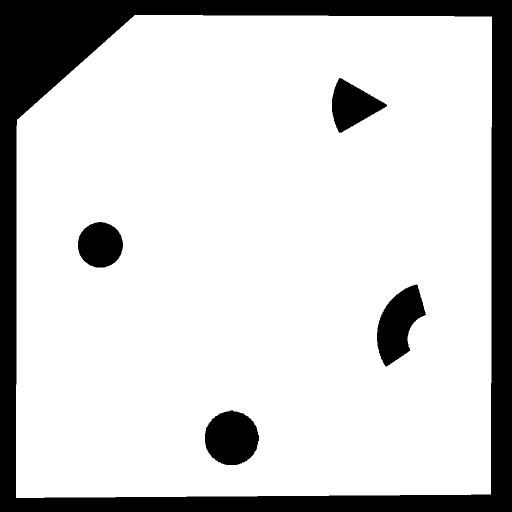
#> input picture Arena/arena1.png, 1024 x 1024 px (shown at 1/2 size)
$ jupyter execute --allow-errors fast_motion_LOCAL_21766.ipynb
#> lines starting #> are read from the running program, lines starting #| are printed output that depends on the picture; after the words box and inside, x2 and y2 are one past the last pixel; in counts of white or black regions, pixels touching at a corner belong together
### Arena/Interval_v3.py
import numpy as np
from sympy.geometry import Point,Circle,Segment,intersection
import matplotlib.pyplot as plt
from matplotlib.patches import Arc as Arc_patch
from matplotlib import collections  as mc

class Arc:
    def __init__(self,r,theta1,theta2,origin = (0,0)):
        x,y = origin
        self.x = x
        self.y = y
        self.r = r
        self.origin = origin
        self.theta1 = theta1
        self.theta2 = theta2
        self.endpoints = [Point(self.x+r*np.cos(theta1),self.y+r*np.sin(theta1)),Point(self.x+r*np.cos(theta2),self.y+r*np.sin(theta2))]
        self.circle = Circle(Point(x,y),r)

    def encloses(self,point):
        xp,yp = float(point.x)-self.x,float(point.y)-self.y
        rot = np.array([[np.cos(self.theta1),-1*np.sin(self.theta1)],
                        [np.sin(self.theta1),np.cos(self.theta1)]])
        xp,yp = np.array([xp,yp]) @ rot
        theta = np.arctan2(yp,xp) if yp>=0 else 2*np.pi + np.arctan2(yp,xp)
        if (theta>=0 and theta<=self.theta2-self.theta1) or \
           (theta>=self.theta2-self.theta1 and theta<=0):
            return True
        else:
            return False

    def draw(self,ax,color):
        ax.add_patch(Arc_patch((self.x, self.y), 2*self.r,2*self.r, theta1=np.rad2deg(self.theta1), theta2=np.rad2deg(self.theta2), linewidth=1, color=color))


class Interval:
    def __init__(self,r1,r2,theta1,theta2,origin=(0,0)):

        if r1>r2:
            r1,r2 = r2,r1

        if theta1>theta2:
            theta1,theta2 = theta2,theta1

        not_zero = lambda x: x if x != 0.0 else 1e-6
        r1,r2,theta1,theta2 =  list(map(not_zero,[r1,r2,theta1,theta2]))

        self.r1 = r1
        self.r2 = r2
        self.theta1 = theta1
        self.theta2 = theta2
        x,y = origin
        self.origin = origin
        self.x = x
        self.y = y
        self.gamma1 = Arc(r1,theta1,theta2,origin=origin)
        self.gamma2 = Arc(r2,theta1,theta2,origin=origin)
        self.l1 = Segment((x+r1*np.cos(theta1),y+r1*np.sin(theta1)),(x+r2*np.cos(theta1),y+r2*np.sin(theta1)))
        self.l2 = Segment((x+r1*np.cos(theta2),y+r1*np.sin(theta2)),(x+r2*np.cos(theta2),y+r2*np.sin(theta2)))
        self.l = [self.l1,self.l2]
        self.gamma = [self.gamma1,self.gamma2]

    def __contains__(self,point):
        r = np.linalg.norm(np.array((float(point.x),float(point.y)))-np.array(self.origin))
        return (r<=self.r2 and r>=self.r1) and self.gamma1.encloses(point)

    def __repr__(self):
        return f"Interval({self.r1},{self.r2},{self.theta1},{self.theta2},{self.origin})"

    def draw(self,ax,color):
        try:
            l11, l12 = tuple(self.l1.points[0]),tuple(self.l1.points[1])
            l21, l22 = tuple(self.l2.points[0]),tuple(self.l2.points[1])
            lc = mc.LineCollection([[l11,l12],[l21,l22]], colors = color, linewidths=1)
            self.gamma1.draw(ax,color)
            self.gamma2.draw(ax,color)
            ax.add_collection(lc)

        except AttributeError:
            self.gamma1.draw(ax,color)
            self.gamma2.draw(ax,color)
    def fast_analysis(self,Iprime):
        D = np.linalg.norm(np.array(self.origin)-np.array(Iprime.origin))
        if D>self.r2 + Iprime.r2:
            return Interval(0,0,0,0,self.origin)
        def cart2pol(pt):
            x,y = float(pt.x),float(pt.y)
            xi,yi = np.array([x,y])-np.array(self.origin)
            rho = np.linalg.norm(np.array([xi,yi]))
            phi = np.arctan2(yi,xi) if yi>=0 else 2*np.pi + np.arctan2(yi,xi)
            return [rho, phi]
        def expts(**kwargs):
            if 'gamma' in kwargs and 'gammaprime' in kwargs:
                gamma = kwargs['gamma']
                gammaprime = kwargs['gammaprime']
                d = np.linalg.norm(np.array(gamma.origin)-np.array(gammaprime.origin))
                if d >= gamma.r:
                    rmin = d - gammaprime.r
                    return [[rmin],[]]
                else:
                    thetae = []
                    rmin = d - gammaprime.r
                    phi = cart2pol(Point(Iprime.origin))[1]
                    thetalol = gammaprime.r/d
                    if thetalol>1 or thetalol<-1:
                        thi = 0
                    else:
                        thi = np.arcsin(thetalol)
                    if (phi+thi>=self.theta1 and phi+thi<=self.theta2):
                        thetae.append((phi + thi ))
                    if (phi-thi>=self.theta1 and phi-thi<=self.theta2):
                        thetae.append((phi - thi))

                    return [[rmin],thetae]

                return [[],[]]
            if 'l' in kwargs and 'gammaprime' in kwargs:
                l = kwargs['l']
                gammaprime = kwargs['gammaprime']
                d = np.linalg.norm(np.array(self.origin)-np.array(gammaprime.origin))
                phi = cart2pol(Point(Iprime.origin))[1]
                thetalol = gammaprime.r/d
                if thetalol>1 or thetalol<-1:
                    thi = 0
                else:
                    thi = np.arcsin(thetalol)
                thetae = phi + thi*(1 if (phi+thi>=self.theta1 and phi+thi<=self.theta2) else -1)
                return [thetae]
            if 'gamma' in kwargs and 'lprime' in kwargs:
                lprime = kwargs['lprime']
                gamma = kwargs['gamma']
                seg = Segment(*intersection(lprime,gamma.circle))
                return [seg.midpoint]

        def correction(thetas):
            tuts = []
            for theta in thetas:
                if theta>=0 and theta<= np.pi/2:
                    tuts.append(0)
                if theta>=3*np.pi/2 and theta<= 2*np.pi:
                    tuts.append(1)

            if any(tuts) and not all(tuts):
                return [(theta-2*np.pi if theta>=3*np.pi/2 else theta) for theta in thetas]
            else:
                return thetas

        rs = []
        thetas = []
        test_pts = []

        for gmi in self.gamma:
            for gmp in Iprime.gamma:
                pts = arc_arc(gmi,gmp)
                if len(pts) == 2:
                    expt = expts(gamma=gmi,gammaprime=gmp)
                    rs += expt[0]
                    thetas += expt[1]
                test_pts += pts
            for lp in Iprime.l:
                pts = line_arc(lp,gmi)
                if len(pts) == 2:
                    test_pts += expts(lprime=lp,gamma=gmi)
                test_pts += pts
        for li in self.l:
            for gmp in Iprime.gamma:
                pts = line_arc(li,gmp)
                if len(pts)==2:
                    thetas += expts(l=li,gammaprime=gmp)
                test_pts += pts
            for lp in Iprime.l:
                test_pts += line_line(li,lp)
        if self.gamma2.encloses(Point(Iprime.origin)) and Iprime.gamma2.encloses(Point(self.origin)):
            expt = expts(gamma=self.gamma2,gammaprime=Iprime.gamma2)
            rs += expt[0]
            thetas += expt[1]
        for point in Iprime.gamma2.endpoints+Iprime.gamma1.endpoints:
            if point in self:
                test_pts+= [point]

        rad_pts = np.array(list(map(cart2pol,test_pts)))
        if len(rad_pts) == 0:
            return Interval(0,0,0,0,self.origin)

        radii = list(rad_pts[:,0]) + rs

        thetas = correction(list(rad_pts[:,1])) + thetas
        rmax,rmin = max(radii),min(radii)
        thetamax,thetamin = max(thetas),min(thetas)
        if thetamax-thetamin>np.pi:
            thetamax = thetamax-2*np.pi
        return Interval(rmin,rmax,thetamin,thetamax,self.origin)


def arc_arc(gamma2,gamma2prime):
    eta,etaprime = gamma2.circle,gamma2prime.circle
    intersect = intersection(eta,etaprime)
    pts = []
    if len(intersect) > 0:
        if gamma2.encloses(intersect[0]) and gamma2prime.encloses(intersect[0]):
            pts.append(intersect[0])
    if len(intersect) > 1:
        if gamma2.encloses(intersect[1]) and gamma2prime.encloses(intersect[1]):
            pts.append(intersect[1])

    return pts

def line_arc(l1prime,gamma2):
    intersect = intersection(l1prime,gamma2.circle)
    pts = []
    if len(intersect)>0:
        if gamma2.encloses(intersect[0]):
            pts.append(intersect[0])
    if len(intersect)>1:
        if gamma2.encloses(intersect[1]):
            pts.append(intersect[1])
    return pts

def line_line(l1,l2):
    return intersection(l1,l2)

### Arena/fast_motion_LOCAL_21766.ipynb
[cell 1]
from Interval_v3 import *
import cv2
import json
import concurrent.futures
from itertools import repeat

[cell 2]
with open('obstacles.json') as f:
#> (reads Arena/obstacles.json from the repository)
    data = json.load(f)
obstacles = []
for obstacle in data['obstacles']:
    params,center = obstacle['params'],obstacle['center']
    obstacles.append(Interval(*params,center))
arena = cv2.imread("arena1.png")
#> arena is the input picture: shape (1024, 1024, 3); 81.8% white; 5 black regions, box (x1, y1, x2, y2) and area: (0, 0, 1024, 1024) 159848, (754, 569, 852, 733) 9219, (410, 821, 518, 930) 9170, (664, 156, 774, 266) 6601, (156, 444, 246, 535) 6411
arena = (1-cv2.cvtColor(arena,cv2.COLOR_RGB2GRAY)/255).astype('int')
fig,ax = plt.subplots(figsize=(5,5))
ax.imshow(arena,cmap = plt.cm.gray_r)
plt.show()

[cell 3]
### no inheritance
class Robot:
    radius = 30
    bot_color = 'b'
    color = 'blue'
    Δt = 1
    obstacles = None
    Nr = 5
    Ntheta = 5
    Is = []

    def __init__(self,x_bot,y_bot,yaw,vi,vj,wi,wj):

        self.x_bot = x_bot
        self.y_bot = y_bot
        self.yaw = yaw
        self.vi = vi
        self.vj = vj
        self.wi = wi
        self.wj = wj

    @property
    def interval(self):
        theta1 = self.yaw - (self.wi - self.wj)*self.Δt
        theta2 = self.yaw + (self.wi - self.wj)*self.Δt
        origin = (self.x_bot+self.radius*(np.cos(theta1)+np.cos(theta2))/(1e-6 + np.sin(theta1-theta2)),
                       self.y_bot+self.radius*(np.sin(theta1)+np.sin(theta2))/(1e-6 + np.sin(theta1-theta2)))

        n = self.radius/np.sin(1e-6+(theta2-theta1)/2)
        nu1 = n - self.radius
        nu2 = n + self.radius + (self.vi-self.vj)*self.Δt
        return Interval(nu1,nu2,theta1,theta2,origin)

    def __repr__(self):
        return f"Robot at {self.x_bot},{self.y_bot},{self.yaw}"

    def set_path(self,path):
        self.path = path

    def collision_detection(self):
        Js = []
        # [6 lines of commented-out code are left out]

        for obstacle in self.obstacles:
            I = self.interval
            #print('obstacle', obstacle)
            J = I.fast_analysis(obstacle)
            #print("det", J)
            if not(J.r2 == 1e-6 and J.theta1 -J.theta2 == 0) :
                Js.append(J)
            del J
        #print("obs", Js)
        return Js


    def generate_vw(self):
        min_angle = np.pi/24
        num_samples = np.ceil(((self.interval.theta2-self.interval.theta1)/min_angle)/2).astype('int')
        vws = []
        v = (self.interval.r2-self.interval.r1-2*self.radius)/self.Δt

        for i in range(num_samples):
            w = i*min_angle*self.Δt ### sus I.theta1+
            vws.append([v,-1*w])
        for i in range(num_samples):
            w = i*min_angle*self.Δt ### sus I.theta1+
            vws.append([v,w])
        return vws

    def collision_avoidance(self,Js,traj_v,traj_w,ax):
        """
        gives good v,w given bad v,w from the tracker
        """
#         w = w*np.random.uniform(-1,1)
        I = self.interval
        vws = self.generate_vw()
        comps = set([])
        if not len(Js) == 0:

            for J in Js:
                comps.update(complement(I,J))
            for comp in comps:
                comp.draw(ax,'magenta')
                if comp.r2 == I.r2:
                    continue
                else:
                    for i,[v,w] in enumerate(vws):
                        if self.yaw+w*self.Δt<= comp.theta2+np.arcsin(self.radius/(I.r2-self.radius))+2*np.pi/24 and self.yaw+w*self.Δt>=comp.theta1-np.arcsin(self.radius/(I.r2-self.radius))-2*np.pi/24:
                            #np.pi/24 is min angle
                            vnew = ((comp.r2-comp.r1-2*self.radius)/self.Δt)
                            if v>vnew and vnew>0:
                                vws[i][0] = vnew
            vwes = np.array(vws)  #[::-1]
            #idr = np.random.choice(range(len(vwes)))
            ws = vwes[:,1]
            traj_ws = traj_w*np.ones_like(ws)
            diff = (ws-traj_ws-np.pi/3)**2
    # #         print(vws)
            print(diff)
            vwn = vwes[np.argmin(diff)]
            # [5 lines of commented-out code are left out]
        else:
            print("no collision")
            vwn = np.array([traj_v,traj_w])
        return vwn


# [18 lines of commented-out code are left out]
    def next_bot(self,traj_v,traj_w,ax):
        Js = self.collision_detection()
        v,w = self.collision_avoidance(Js,traj_v,traj_w,ax)
#         for J in Js:
#             J.draw(ax,'magenta')
        yaw = self.yaw + w*self.Δt
        x_bot = self.x_bot + v*np.cos(yaw)*self.Δt
        y_bot = self.y_bot + v*np.sin(yaw)*self.Δt
        self.yaw = yaw
        self.x_bot = x_bot
        self.y_bot = y_bot


# [4 lines of commented-out code are left out]
        return self
    def next_bots(self,ax):
        bots = []
        Js = self.collision_detection()
        for [v,w] in self.collision_avoidance(Js,ax):
            yaw = self.yaw + w*self.Δt
            x_bot = self.x_bot + v*np.cos(yaw)*self.Δt
            y_bot = self.y_bot + v*np.sin(yaw)*self.Δt
            bots.append(Robot(x_bot,y_bot,yaw,self.vi,self.vj,self.wi,self.wj))

# [13 lines of commented-out code are left out]
        return bots
    def next_pose(self,v,w):
        yaw = self.yaw + w*self.Δt
        x_bot = self.x_bot + v*np.cos(yaw)*self.Δt
        y_bot = self.y_bot + v*np.sin(yaw)*self.Δt
        self.yaw = yaw
        self.x_bot = x_bot
        self.y_bot = y_bot
        return self


    def plot(self,ax):
        bot_circle = plt.Circle( (self.x_bot, self.y_bot),self.radius,color=self.bot_color)
        arrow = ax.arrow(self.x_bot,self.y_bot,self.radius*np.cos(self.yaw),self.radius*np.sin(self.yaw))
        patch = ax.add_patch(bot_circle)
        return [bot_circle,arrow]

    def plot_interval(self,ax):
#         for I in self.Is:
#             I.draw(ax,'green')
        self.interval.draw(ax,self.color)


    @classmethod
    def set_environment(cls,obstacles):
        cls.obstacles = obstacles

def correction(thetas):
    tuts = []
    for theta in thetas:
        if theta>=0 and theta<= np.pi/2:
            tuts.append(0)
        if theta>=3*np.pi/2 and theta<= 2*np.pi:
            tuts.append(1)

    if any(tuts) and not all(tuts):
        return [(theta-2*np.pi if theta>=3*np.pi/2 else theta) for theta in thetas]
    else:
        return thetas


def complement(I,J):
    if J.r2 == 1e-6 and J.theta1 - J.theta2 == 0:
        return [I]
    I1 = Interval(I.r1,I.r2,*correction([I.theta1,J.theta1]),I.origin)
    I2 = Interval(I.r1,J.r1,*correction([J.theta1,J.theta2]),I.origin)
    I3 = Interval(I.r1,I.r2,*correction([J.theta2,I.theta2]),I.origin)
    return [I1,I2,I3]

[cell 4]
aa = np.array([[4,4],[2,3],[44,6]])
aa[:,1]

[cell 5]
#robot = Robot(680,600,0,80,0,1.57,0)
#robot = Robot(800,800,0.5,100,0,1,0)
robot = Robot(320,900,0,80,0,1,0)
# [4 lines of commented-out code are left out]
robot.set_environment(obstacles)


fig,ax = plt.subplots(figsize=(8,8))
ax. set_aspect('equal')
ax.set_xlim([0, 1024])
ax.set_ylim([0, 1024])
ax.imshow(arena,cmap = plt.cm.gray_r,origin = 'lower')
for obstacle in obstacles:
#     obsa = obstacle
#     I = robot.interval
#     I.interval_analysis(obsa,5,5).draw(ax,"magenta")
    obstacle.draw(ax,'red')
#     del obsa
#     del I
robot.plot(ax)
robot.plot_interval(ax)

# [8 lines of commented-out code are left out]

#> (the rest of this cell did not finish here and is left out)

[cell 6]
#robot = Robot(680,600,0,80,0,1.57,0)
#robot = Robot(800,800,0.5,100,0,1,0)
robot = Robot(320,900,0,80,0,1,0)
# [4 lines of commented-out code are left out]
robot.set_environment(obstacles)


fig,ax = plt.subplots(figsize=(8,8))
ax. set_aspect('equal')
ax.set_xlim([0, 1024])
ax.set_ylim([0, 1024])
ax.imshow(arena,cmap = plt.cm.gray_r,origin = 'lower')
for obstacle in obstacles:
#     obsa = obstacle
#     I = robot.interval
#     I.interval_analysis(obsa,5,5).draw(ax,"magenta")
    obstacle.draw(ax,'red')
#     del obsa
#     del I
robot.plot(ax)
robot.plot_interval(ax)

# [8 lines of commented-out code are left out]

for i in range(1):


    pose = robot.next_bot(1,1,ax)


    pose.plot(ax)
    pose.plot_interval(ax)
    robot = pose
#> `[cell 6] #robot = Robot(680,600,0,80,0,1.57,0) #robot = Robot(800,800,..`:
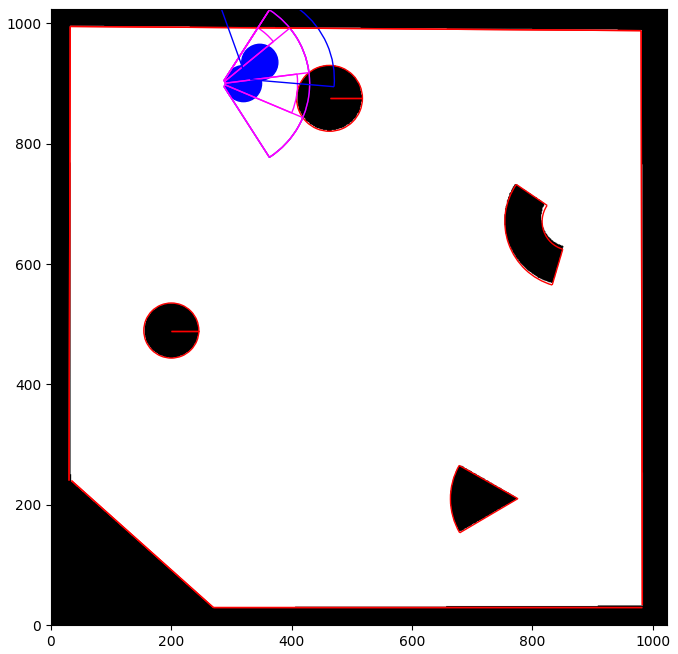
#> figure drawn by matplotlib, 1 panel


# [29 lines of commented-out code are left out]

[cell 7]
# [5 lines of commented-out code are left out]
robot = Robot(200,650,4.5,50,0,1,0)
#robot = Robot(800,770,4.5,80,0,1,0)
#robot = Robot(400,400,0,100,0,1,0)
robot.set_environment(obstacles)


fig,ax = plt.subplots(figsize=(8,8))
ax. set_aspect('equal')
ax.set_xlim([0, 1024])
ax.set_ylim([0, 1024])
ax.imshow(arena,cmap = plt.cm.gray_r,origin = 'lower')
for obstacle in obstacles:
#     obsa = obstacle
#     I = robot.interval
#     I.interval_analysis(obsa,5,5).draw(ax,"magenta")
    obstacle.draw(ax,'red')
#     del obsa
#     del I
robot.plot(ax)
robot.plot_interval(ax)

# [8 lines of commented-out code are left out]
log = []
for i in range(3):


    pose = robot.next_bot(0,0,ax)

    print("run:",i)
    log.append(f'run {i} :'+repr(pose))
    pose.plot(ax)
    pose.plot_interval(ax)
    robot = pose


# [29 lines of commented-out code are left out]
